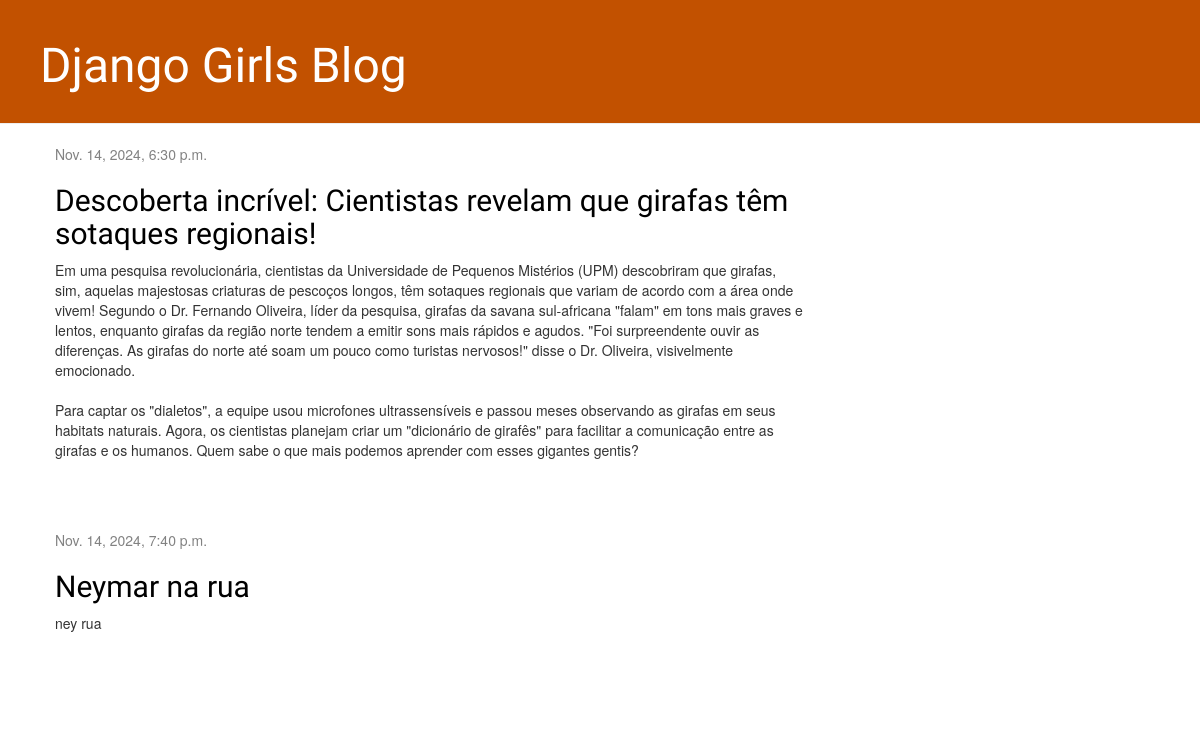
Before: / with the older database file.
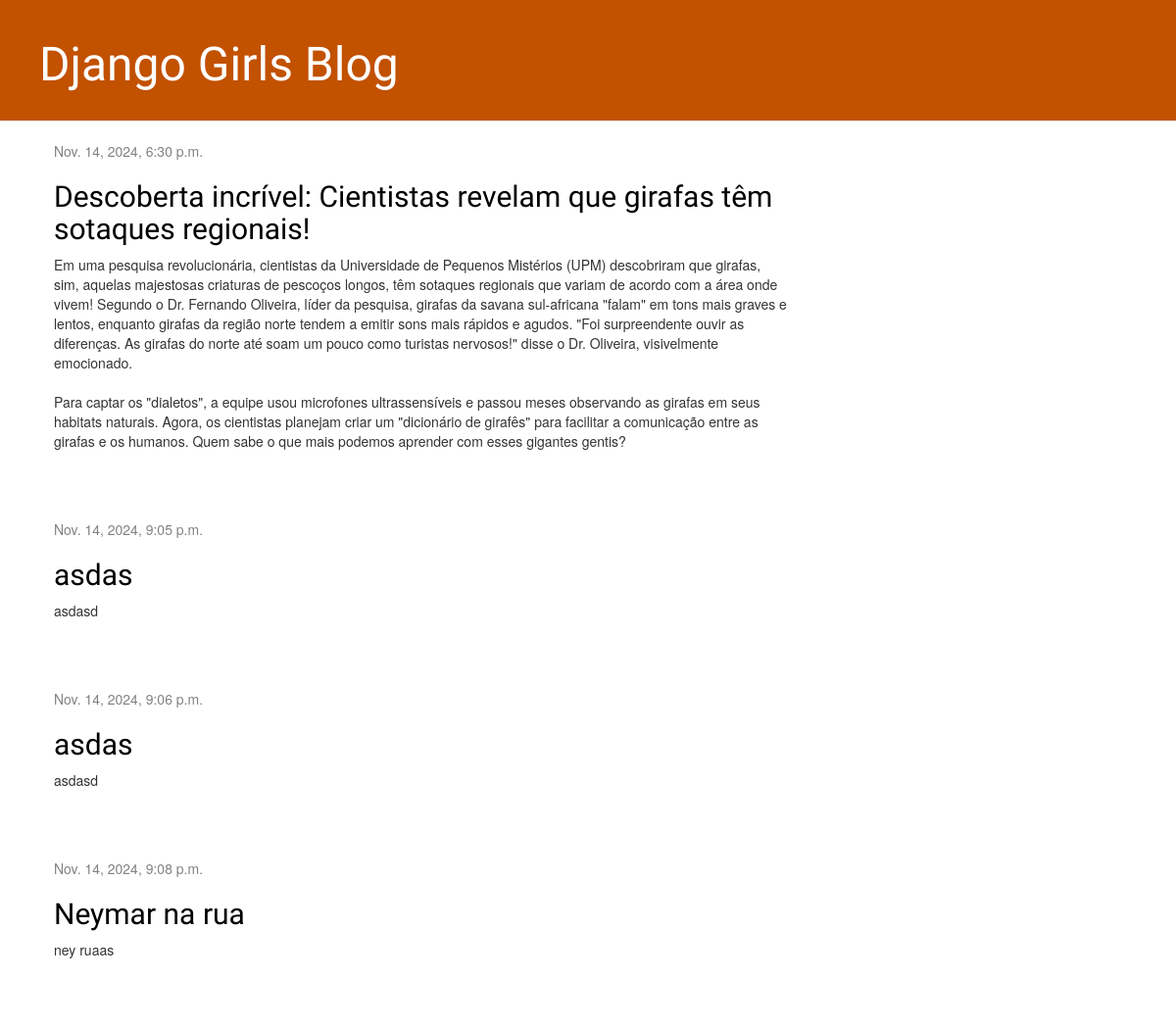
After: the same page with the newer database file.
### blog/models.py (models this page shows, shortened)
class Post(models.Model):
    author = models.ForeignKey(settings.AUTH_USER_MODEL, on_delete=models.CASCADE)
    title = models.CharField(max_length=200)
    text = models.TextField()
    created_date = models.DateTimeField(default=timezone.now)
    published_date = models.DateTimeField(blank=True, null=True)

### blog/views.py (the view)
# urls.py: path('', views.post_list, name='post_list'),
def post_list(request):
    posts = Post.objects.filter(published_date__lte=timezone.now()).order_by('published_date')
    return render(request, 'blog/post_list.html', {'posts': posts})

### blog/templates/blog/post_list.html
{% extends 'blog/base.html' %}
{% block content %}
    {% for post in posts %}
        <div class="post">
            <div class="date">
                {{ post.published_date }}
            </div>
            <h2><a href="{% url 'post_detail' pk=post.pk %}">{{ post.title }}</a></h2>
            <p>{{ post.text|linebreaksbr }}</p>
        </div>
    {% endfor %}
{% endblock %}

Changed rows visible on the page:
added Post: published_date "Nov. 14, 2024, 9:05 p.m.", title "asdas", text "asdasd"
added Post: published_date "Nov. 14, 2024, 9:06 p.m.", title "asdas", text "asdasd"
changed Post "Neymar na rua": published_date "Nov. 14, 2024, 7:40 p.m." → "Nov. 14, 2024, 9:08 p.m."; text "ney rua" → "ney ruaas"
